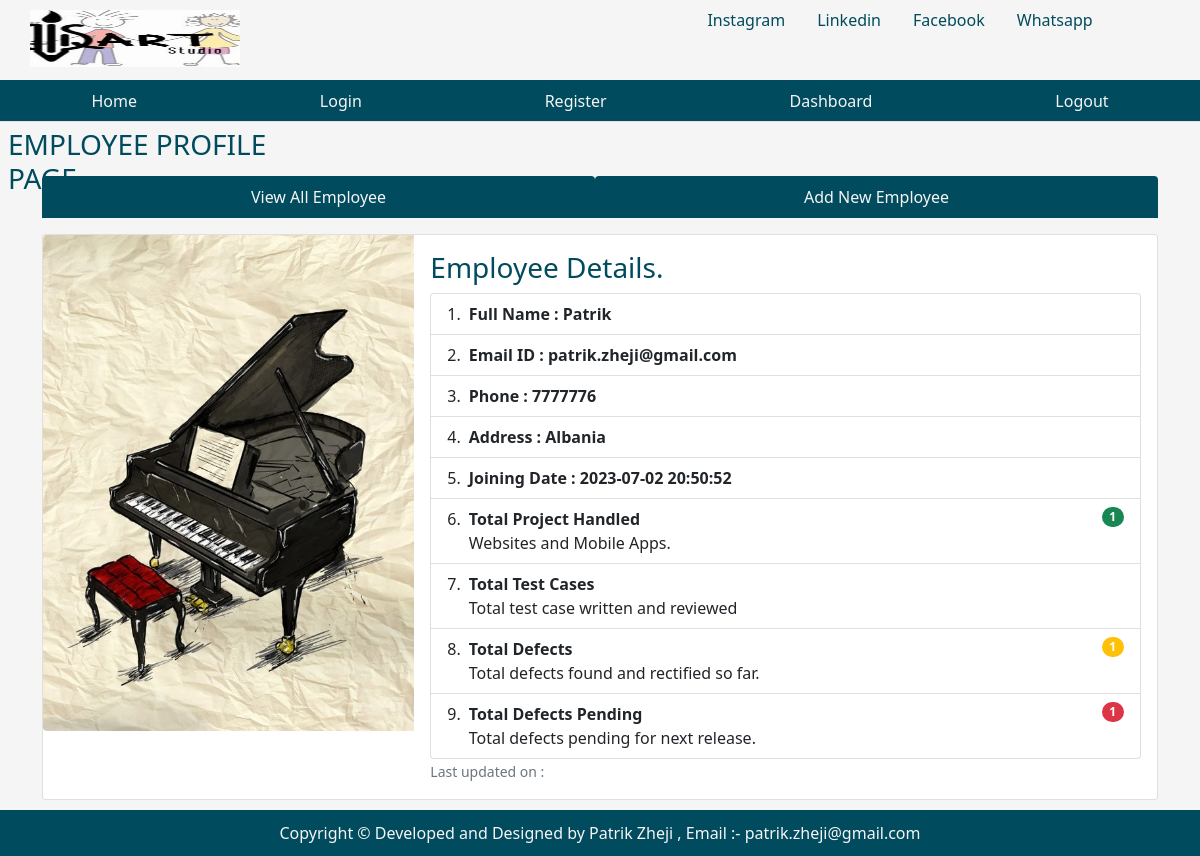
/singleemployee/1, run on the app's committed database.
### tables this page shows
CREATE TABLE emp (
    empid INTEGER PRIMARY KEY AUTOINCREMENT,
    name TEXT NOT NULL,
    email TEXT,
    phone INTEGER,
    address TEXT,
    joining_date TIMESTAMP DEFAULT CURRENT_TIMESTAMP,
    total_projects INTEGER DEFAULT 1,
    total_test_case INTEGER DEFAULT 1,
    total_defects_found INTEGER DEFAULT 1,
    total_defects_pending INTEGER DEFAULT 1
);

### app.py (the view)
@app.route('/singleemployee/<int:empid>')
def singleemployee(empid):
    user = get_current_user()
    db = get_database()
    emp_cur = db.execute('SELECT * FROM emp WHERE empid = ?', [empid])
    single_emp = emp_cur.fetchone()
    return render_template('singleemployee.html', user=user, single_emp=single_emp)

### app.py (called while the page is built)
@app.teardown_appcontext
def close_database(eror):
    if hasattr(g, 'crudapplication_db'):
        g.crudapplication_db.close()

def get_current_user():
    user = None
    if 'user' in session:
        user = session['user']
        db = get_database()
        user_cur = db.execute('SELECT * FROM users WHERE name = ?', [user])
        user = user_cur.fetchone()
    return user

### database.py (called while the page is built)
def connect_to_database():
    sql = sqlite3.connect('/Users/patrikzheji/Desktop/Final-Project-Website-Qendra/Final_project_Holberton/crudapplication.db')
    sql.row_factory = sqlite3.Row
    return sql

def get_database():
    if not hasattr(g, 'crudapplication_db'):
        g.crudapplication_db = connect_to_database()
    return g.crudapplication_db

### templates/singleemployee.html (shortened to what this page needs)
{% from "showlinks.html" import show_links, showsocialmedialinks %}
<!DOCTYPE html>
<html lang="en">
<head>
    <link href="https://cdn.jsdelivr.net/npm/bootstrap@5.1.3/dist/css/bootstrap.min.css" rel="stylesheet">
    <link rel="stylesheet" href="{{ url_for('static', filename='singleemp.css') }}" type = "text/css">
</head>
<body>
      <div class="parent">
        <div class="child child1">
          <img src="static/qartstudiologo.png" alt="Logo">
        </div>
        <div class="child child2">
          {{ showsocialmedialinks() }}
        </div>
        <div class="child child3">
          {{ show_links() }}
      </div>
        <div class="child child4">
          <h3 class="m-2">EMPLOYEE PROFILE PAGE</h3>
      </div>
      <div class="child child5" style="color:rgb(0, 75, 93);">
      </div>
        <div class="child child6 container">
            <ul class="nav nav-tabs nav-fill mb-3">
                <li class="nav-item">
                  <a class="nav-link" style=" background-color:rgb(0, 75, 93); color:whitesmoke;"  href="dashboard.html">View All Employee</a>
                </li>
                <li class="nav-item">
                  <a class="nav-link" style=" background-color:rgb(0, 75, 93); color:whitesmoke;"  href="addnewemployee.html">Add New Employee</a>
                </li>
              </ul>
            <div class="centercontent">
                <div class="card">
                    <div class="row g-0">
                      <div class="col-md-4">
                        <img src="{{ url_for('static', filename='qartstudiophoto.jpeg')}}" class="img-fluid rounded-start" alt="employee image">
                      </div>
                      <div class="col-md-8">
                        <div class="card-body">
                          <h3 class="card-title">Employee Details.</h3>
                          {% if single_emp %}
                          <ul class="list-group list-group-numbered">
                            <li class="list-group-item d-flex justify-content-between align-items-start">
                              <div class="ms-2 me-auto">
                                <div class="fw-bold">Full Name : {{single_emp['name']}}</div>
                              </div>
                            <li class="list-group-item d-flex justify-content-between align-items-start">
                              <div class="ms-2 me-auto">
                                <div class="fw-bold">Email ID : {{single_emp['email']}}</div>
                                </div>
                            <li class="list-group-item d-flex justify-content-between align-items-start">
                              <div class="ms-2 me-auto">
                                <div class="fw-bold">Phone : {{single_emp['phone']}}</div>
                                </div>
                              <li class="list-group-item d-flex justify-content-between align-items-start">
                                <div class="ms-2 me-auto">
                                  <div class="fw-bold">Address : {{single_emp['address']}}</div>
                                    </div>
                              </li>
                              <li class="list-group-item d-flex justify-content-between align-items-start">
                                <div class="ms-2 me-auto">
                                  <div class="fw-bold">Joining Date : {{single_emp['joining_date']}}</div>
                                </div>
                              </li>
                              <li class="list-group-item d-flex justify-content-between align-items-start">
                                <div class="ms-2 me-auto">
                                  <div class="fw-bold">Total Project Handled</div>
                                  Websites and Mobile Apps.
                                </div>
                                <span class="badge bg-success rounded-pill">{{single_emp['total_projects']}}</span>
                              </li>
                              <li class="list-group-item d-flex justify-content-between align-items-start">
                                <div class="ms-2 me-auto">
                                  <div class="fw-bold">Total Test Cases</div>
                                  Total test case written and reviewed
                                </div>
                              </li>
                              <li class="list-group-item d-flex justify-content-between align-items-start">
                                <div class="ms-2 me-auto">
                                  <div class="fw-bold">Total Defects</div>
                                  Total defects found and rectified so far.
                                </div>
                                <span class="badge bg-warning rounded-pill">{{single_emp['total_defects_found']}}</span>
                              </li>
                              <li class="list-group-item d-flex justify-content-between align-items-start">
                                <div class="ms-2 me-auto">
                                  <div class="fw-bold">Total Defects Pending</div>
                                  Total defects pending for next release.
                                </div>
                                <span class="badge bg-danger rounded-pill">{{single_emp['total_defects_pending']}}</span>
                              </li>
                          </ul>
                          {% endif %}
                          <p class="card-text"><small class="text-muted">Last updated on : </small></p>
                        </div>
                      </div>
                    </div>
                  </div>
            </div>
        </div>
        <div class="child child7" style="background-color:rgb(0, 75, 93); color:whitesmoke;">
            <p class="p-3 text-center">Copyright &copy; Developed and Designed by Patrik Zheji , Email :- patrik.zheji@gmail.com</p>
        </div>
      </div>
</body>
</html>

### static/singleemp.css (style rules this page uses)
html, body { height: 100%; background-color:whitesmoke; color:rgb(0, 75, 93); }
.parent { height: 100%; display: grid; grid-template-columns: repeat(4, 1fr); grid-template-rows: 10% 5% 7% auto 7%; }
.child { margin-bottom: 10px; }
.child1 { grid-column: 1/2; grid-row: 1/2; }
.child2 { grid-column: 3/-1; grid-row: 1/2; }
.child3 { grid-column: 1/-1; grid-row: 2/3; }
.child4 { grid-column: 1/2; grid-row: 3/4; }
.child5 { grid-column: 4/5; grid-row: 3/4; text-align:center; }
.child6 { grid-column: 1/-1; grid-row: 4/5; }
.child7 { grid-column: 1/-1; grid-row: 5/6; }
.child.child1 img { width: 210px; height: 100px; margin-left: 30px; padding-top: 10px; padding-bottom: 33px; }
.child.child7 p { display: flex; justify-content: center; align-items: center; height: 100%; margin: 0; }

### data on the page
emp: name "Patrik", email "patrik.zheji@gmail.com", phone "7777776", address "Albania", joining_date "2023-07-02 20:50:52", total_projects "1", total_defects_found "1", total_defects_pending "1"
